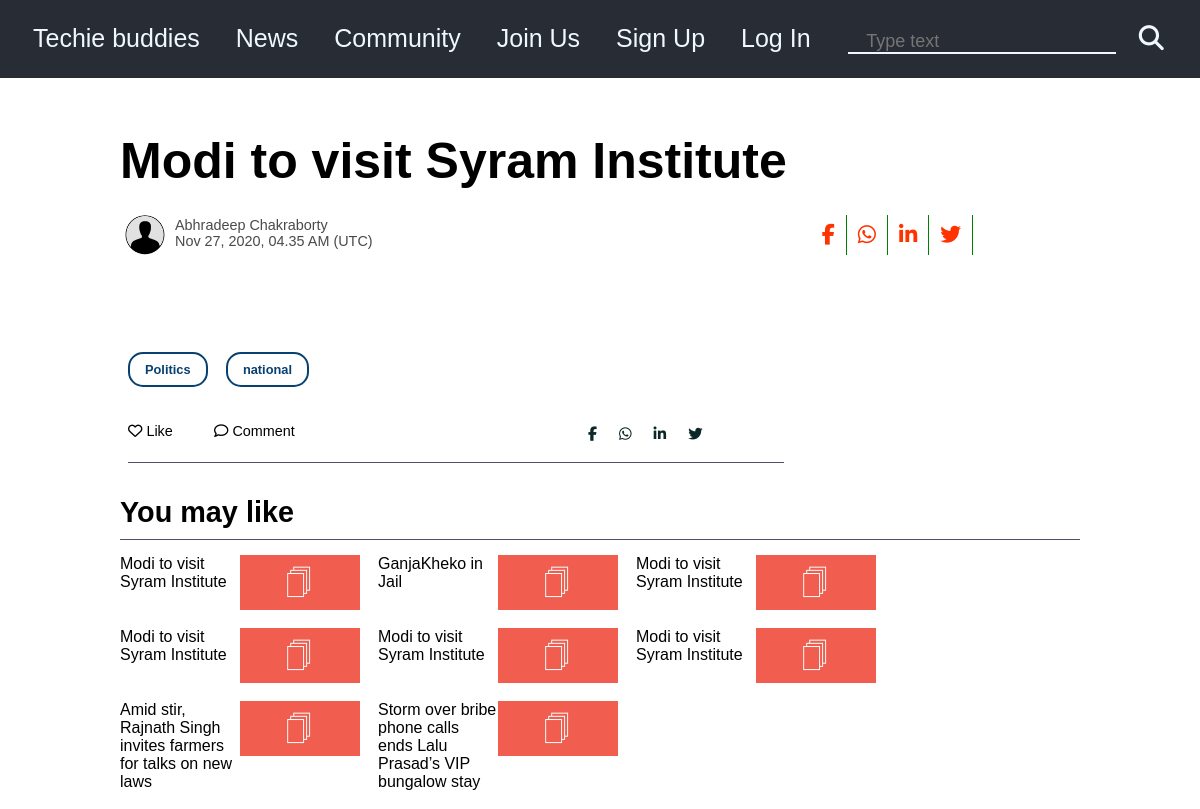
The page /news/post/19 on the database its author committed.
### Blog/models.py (models this page shows, shortened)
class Blog(models.Model):
    heading = models.CharField(max_length=100)
    publish_date = models.DateTimeField()
    content = fields.RichTextField()
    author = models.ForeignKey(Author,on_delete = models.CASCADE)
    tags = models.ManyToManyField(Tag,related_name='blogs')
    read = models.IntegerField(default=0)
    front_img = models.ImageField(blank=True,upload_to='Blog/images',null = True)
    class Meta:
        ordering=['-id']

class Author(models.Model):
    name = models.CharField(max_length = 45)
    country = models.CharField(max_length = 45,choices=COUNTRY_CHOICES)
    works_at = models.CharField(max_length=48)
    description = fields.RichTextField(blank=True,null=True)
    image = models.ImageField(blank = True,upload_to='Blog/images',null = True)
    email = models.EmailField(blank=True,null=True)
    facebook_url = models.URLField(blank=True,null=True)
    instagram_url = models.URLField(blank=True,null=True)
    twitter_url = models.URLField(blank=True,null=True)

class Tag(models.Model):
    name = models.CharField(max_length=15)

### Blog/views.py (the view, shortened to what this page needs)
# urls.py: path('post/<int:val>',views.post,name='post'),
def post(request,val):
    blog = Blog.objects.get(pk = val)
    tags = blog.tags.all()
    if request.method == 'POST':
        comment = request.POST['comment']
        comm = Comment(post = blog,user = request.user,body=comment)
        comm.save()
    comments = blog.postcomments.filter(parent = None)
    num_of_tags = tags.count()
    recommended_blogs = []
    num_of_blogs = 0
    while num_of_blogs < 8 :
        if num_of_tags == 1:
            rand = 0
        elif num_of_tags:
            rand = random.randint(0,num_of_tags -1)
        blogs = tags[rand].blogs.all()
        count_of_blogs = blogs.count()
        if count_of_blogs > num_of_blogs:
            recommended_blogs.append(blogs[num_of_blogs])
        num_of_blogs = num_of_blogs + 1
    if not blog:
        return render(request,'Techblog/error.html')
    return render(request,'Techblog/post.html',{'blog':blog,'recommended':recommended_blogs,'comments':comments})

### template/Techblog/post.html (shortened to what this page needs)
{% extends 'Techblog/base.html' %}
{% load static %}
{%block link%}
<link rel='stylesheet' href='{% static "Techblog/post.css" %}' />
{% endblock %}
{%block body %}
<div class='content'>
    <div class='heading-wrapper'>
        <h1 class='heading'>{{blog.heading}}</h1>
        <div class='post-information'>
            <div class='author'>
                {% if blog.author.image %}
                <img src='{{blog.author.image.url}}' />
                {% else %}
                <img src='{%static "Techblog/guest-user.jpg" %}' />
                {% endif %}
                <div class='author-info'>
                    <span class='name'>{{blog.author.name}}</span><br />
                    <span class='date'>{{blog.publish_date|date:'M j, Y,'}} {{blog.publish_date|date:'H.i A'}}
                        ({{blog.publish_date|date:'T'}})</span>
                </div>
            </div>
            <div class='social-networks'>
                <a href='#'><i class="fab fa-facebook-f"></i></a><a href='#'><i class="fab fa-whatsapp"></i></a><a
                    href='#'><i class="fab fa-linkedin-in"></i></a><a href='#'><i class="fab fa-twitter"></i></a>
            </div>
        </div>
    </div>
    <main>
        <div class='tags'>
            {% for tag in blog.tags.all  %}
            <a href='{% url "Blog:tagpost" tag.name %}'>{{tag.name}}</a>
            {% endfor %}
        </div>
        <div class='like-section'>
            <div class='like-comment'>
                <p class='like'><i class="far fa-heart"></i> Like</p>
                <p class='comment'><i class="far fa-comment"></i> Comment</p>
            </div>
            <div class='social'>
                <a href='#'><i class="fab fa-facebook-f"></i></a><a href='#'><i class="fab fa-whatsapp"></i></a><a
                    href='#'><i class="fab fa-linkedin-in"></i></a><a href='#'><i class="fab fa-twitter"></i></a>
            </div>
        </div>
    </main>
    <div class='you-may-like'>
        <h1>You may like</h1>
        <div class='recommended-container'>
            {% for blog in recommended %}
            <div class='content-like'><a class='related-items' href='{% url "Blog:post" blog.id %}'>
                    <div class='description'>{{blog.heading}}</div>
                    {% if blog.front_img %}
                    <img src='{{blog.front_img.url}}' />
                    {% else %}
                    <img src='{%static "Techblog/featuredimage.jpg" %}' />
                    {% endif %}
                </a>
            </div>
            {% endfor %}
        </div>
    </div>
</div>
{% endblock %}

### static/Techblog/base.css (style rules this page uses)
* { margin: 0; padding: 0; box-sizing: border-box; }
body { min-height: 100vh; font-family: 'Gill Sans', 'Gill Sans MT', Calibri, 'Trebuchet MS', sans-serif; }

### static/Techblog/post.css (style rules this page uses)
.content { width:80%; margin:auto; margin-top: 33px; }
.heading { font-size:50px; margin:54px 0 25px; font-weight: 900; color: black; }
.author img { width:40px; height:40px; border-radius: 50%; display: block; float:left; }
.author-info { float:left; padding:2px 10px ; font-size: 0.9rem; }
.post-information { width:100%; display:flex; color: #000000b6; }
.author { flex-grow: 4; overflow:auto; padding-left:5px; }
.author::after { display:table; content:''; clear:both; }
.social-networks { flex-grow:1; }
.social-networks a { text-decoration: none; color:rgb(255, 51, 0); display:inline-block; padding:8px 11px; font-size: 1.3rem; border-right:1px solid green; }
.heading-wrapper { margin-bottom:60px; }
main { width: 70%; padding: 8px; font-size: 23px; color: rgb(0 0 0 / 78%); line-height: 46px; }
.tags { margin:20px 0 15px; }
.tags a { padding:8px 15px; color:rgb(8, 64, 112); font-weight: bold; font-size: 0.8rem; border-radius: 15px; border:2px solid rgb(8, 64, 112); text-decoration: none; margin-right:12px; }
.like-section { margin-top:15px; padding-bottom:5px; border-bottom:1px solid #0b072eb6; display:flex; }
.like-comment { font-size: 0.9rem; color:black; flex-grow: 4; }
.social a { text-decoration: none; color:rgb(11, 39, 39); padding:2px 11px; font-size: 0.9rem; }
.social { flex-grow: 1; }
.like { float:left; width:52px; cursor: pointer; margin-right:34px; }
.comment { float: left; width:81px; cursor: pointer; }
.like-comment::after { clear: both; display:table; content: ''; }
.you-may-like { width:100%;margin-top:25px; }
.you-may-like h1 { font-size:1.8rem; padding-bottom: 10px; border-bottom: 1px solid #0b072eb6; margin-bottom: 15px; }
.recommended-container { display:flex; flex-wrap: wrap; }
.content-like { width: 25%; margin-right: 18px; margin-bottom: 18px; overflow: auto; }
.description { float:left; width:50%; }
.content-like img { float:left; width:50%; }
.content-like::after { display:table; content:''; clear:both; }
.related-items { text-decoration: none; color: black; }

### rows shown on the page
Blog: heading "Modi to visit Syram Institute", author.name "Abhradeep Chakraborty", publish_date "Nov 27, 2020,", publish_date "04.35 AM", publish_date "UTC"
Tag: name "Politics"
Tag: name "national"
Blog: heading "Modi to visit Syram Institute"
Blog: heading "GanjaKheko in Jail"
Blog: heading "Modi to visit Syram Institute"
Blog: heading "Modi to visit Syram Institute"
Blog: heading "Amid stir, Rajnath Singh invites farmers for talks on new laws"
Blog: heading "Storm over bribe phone calls ends Lalu Prasad’s VIP bungalow stay"
